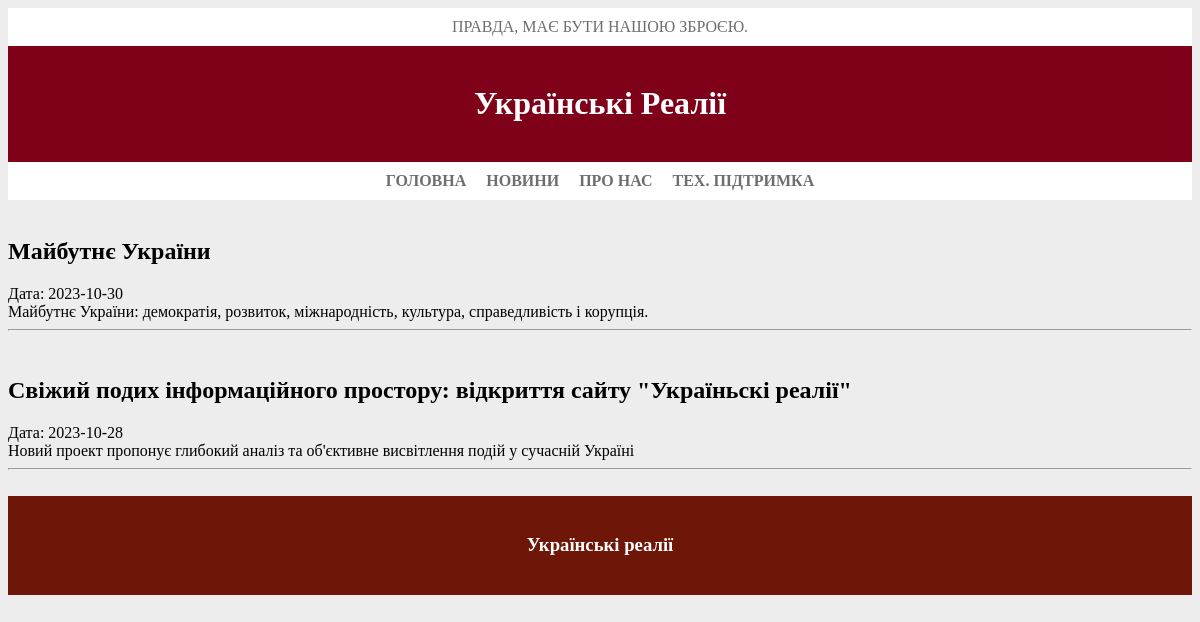
Page /allnews.php on the committed database.
### tables this page shows
CREATE TABLE `news` (
  `id` int NOT NULL,
  `title` varchar(255) NOT NULL,
  `date` date NOT NULL,
  `content` text NOT NULL,
  `shortdescripion` varchar(128) NOT NULL
);

### allnews.php (called while the page is built)
<?
include("config.php");
heads();
bar();
news();
foot();
?>

### config.php (the view, shortened to what this page needs)
<!DOCTYPE html>
<html lang="en">
<?
function heads()
{
?>
    <head>
        <link rel="stylesheet" href="/css/lastnews.css">
        <link rel="stylesheet" href="/css/style.css">
        <link rel="stylesheet" href="/css/footer.css">
    </head>
<?
}
?>
<body>
    <?
    function bar()
    {
    ?>
        <div class="bar">
            <div class="twoBar">
                <a href="#">ПРАВДА, МАЄ БУТИ НАШОЮ ЗБРОЄЮ.</a>
            </div>
            <div class="oneBar">
                <a href="/index.php">
                    <h1>Українські Реалії</h1>
                </a>
            </div>
            <div class="twoBar">
                <b>
                    <a href="index.php">ГОЛОВНА</a>
                    <a href="allnews.php">НОВИНИ</a>
                    <a href="aboutus.php">ПРО НАС</a>
                    <a href="callback.php">ТЕХ. ПІДТРИМКА</a>
                </b>
            </div>
        </div>
        <?
    }
        ?>
        <?php
    function news()
    {
        ?>
        <div class="news-container">
            <?php
            $db = new mysqli('localhost', 'root', '', 'site');
            $sql = "SELECT * FROM news ORDER BY date DESC";
            $result = $db->query($sql);
            if ($result->num_rows > 0) {
                while ($row = $result->fetch_assoc()) {
                    echo '<a href="watch.php?id=' . $row['id'] . '">';
                    echo '<div class="news-item">';
                    echo '<div class="news-title"><h2><b>' . $row['title'] . '</b></h2></div>';
                    echo '<div class="news-date">Дата: ' . $row['date'] . '</div>';
                    echo '<div class="news-content">' . $row['shortdescripion'] . '</div>';
                    echo '</a>';
                    echo '</div>';
                    echo '<hr>';
                }
            } else {
                echo "Новини відсутні.";
            }
            ?>
        <?
    }
    function foot()
    {
        ?>
            <div class="footer">
                <p>
                <h3>Українські реалії</h3>
                </p>
            </div>
        <?
    }
        ?>
</body>
</html>

### css/style.css (style rules this page uses)
body { background-color: #ededed; }
.bar { background-color: white; }
.bar .oneBar { display: flexbox; background-color: #7e0019; color: white; padding: 18px; }
.bar .oneBar a { text-align: center; text-decoration: none; color: white; }
.bar .twoBar { display: flex; justify-content: center; padding: 10px; }
.bar .twoBar a { color: rgb(110, 110, 110); text-decoration: none; }
.news-container a { text-decoration: none; color: white; }

### config.php (style rules this page uses)
.news-container a, .news-container h2, .news-container .news-date, .news-container .news-content { color: black; text-decoration: none; }
.footer { background-color: #6e1607; color: white; padding: 20px 0; text-align: center; }

### rows in the picture
news: title "Майбутнє України", date "2023-10-30", shortdescripion "Майбутнє України: демократія, розвиток, міжнародність, культура, справедливість і корупція."
news: title "Свіжий подих інформаційного простору: відкриття сайту \"Україньскі реалії\"", date "2023-10-28", shortdescripion "Новий проект пропонує глибокий аналіз та об'єктивне висвітлення подій у сучасній Україні"
